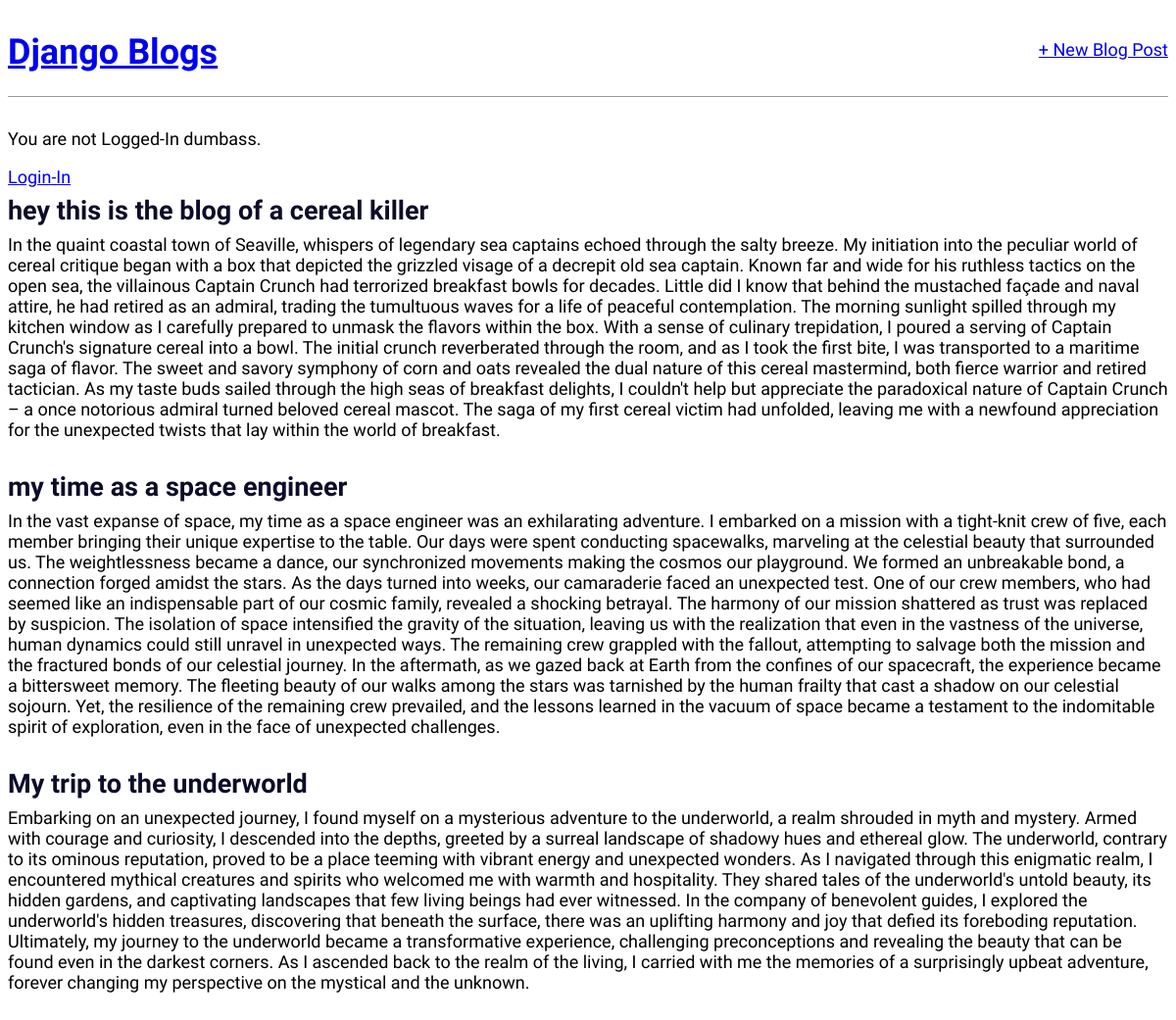
The page / on the database its author committed.
### blog/models.py (models this page shows, shortened)
class Post(models.Model): # A Blog has a title, author, and body.
    title = models.CharField(max_length=200)
    author = models.ForeignKey(
        'auth.User',
        on_delete=models.CASCADE,
    )
    body = models.TextField()

### blog/views.py (the view)
# urls.py: path('',BlogListView.as_view(), name='home')
class BlogListView(ListView):
    model = Post
    template_name = 'home.html'

### templates/home.html
{% extends 'base.html' %}
{% block content %}
    {% for post in object_list %}
        <div class="post-entry">
            <h2><a href="{% url 'post_detail' post.pk %}">{{ post.title }}</a></h2>
            <p>{{ post.body }}</p>
        </div>
    {% endfor %}
{% endblock content %}

### static/css/base.css (style rules this page uses)
.post-entry { margin-bottom: 2rem; }
.post-entry h2 { margin: 0.5rem 0; }
.post-entry h2 a, .post-entry h2 a:visited { color: rgb(13, 13, 41); text-decoration: none; }
.post-entry p { margin: 0; font-weight: 400; }
body { animation: changeColor 28s infinite; font-family: 'Source Sans 3', sans-serif; font-size: 18px; }

### rows shown on the page
Post: title "hey this is the blog of a cereal killer", body "In the quaint coastal town of Seaville, whispers of legendary sea captains echoed through the salty breeze. My initiation into the peculiar world of cereal critique began with a box that depicted the grizzled visage of a decrepit old sea captain. Known far and wide for his ruthless tactics on the open sea, the villainous Captain Crunch had terrorized breakfast bowls for decades. Little did I know that behind the mustached façade and naval attire, he had retired as an admiral, trading the tumultuous waves for a life of peaceful contemplation. The morning sunlight spilled through my kitchen window as I carefully prepared to unmask the flavors within the box. With a sense of culinary…"
Post: title "my time as a space engineer", body "In the vast expanse of space, my time as a space engineer was an exhilarating adventure. I embarked on a mission with a tight-knit crew of five, each member bringing their unique expertise to the table. Our days were spent conducting spacewalks, marveling at the celestial beauty that surrounded us. The weightlessness became a dance, our synchronized movements making the cosmos our playground. We formed an unbreakable bond, a connection forged amidst the stars. As the days turned into weeks, our camaraderie faced an unexpected test. One of our crew members, who had seemed like an indispensable part of our cosmic family, revealed a shocking betrayal. The harmony of our mission shattered as…"
Post: title "My trip to the underworld", body "Embarking on an unexpected journey, I found myself on a mysterious adventure to the underworld, a realm shrouded in myth and mystery. Armed with courage and curiosity, I descended into the depths, greeted by a surreal landscape of shadowy hues and ethereal glow. The underworld, contrary to its ominous reputation, proved to be a place teeming with vibrant energy and unexpected wonders. As I navigated through this enigmatic realm, I encountered mythical creatures and spirits who welcomed me with warmth and hospitality. They shared tales of the underworld's untold beauty, its hidden gardens, and captivating landscapes that few living beings had ever witnessed. In the company of benevolent…"
